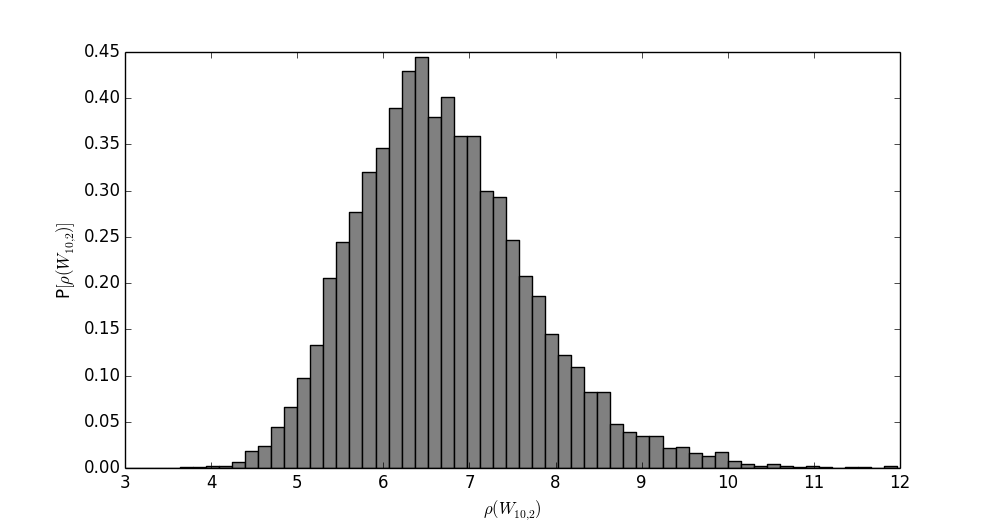

Generate this figure with Python:

import numpy as np
import scipy as sp
import matplotlib.pyplot as plt

data = []
for i in xrange(10000):
    variance = 2
    size = 10
    W = np.random.randn(size, size)*variance
    maxEig = max(list(abs(np.linalg.eigvals(W))))
    data.append(maxEig)

plt.hist(data, bins=np.linspace(0, 15, 100), color=[0.5, 0.5, 0.5], normed=True)
plt.xlabel(r'$\rho(W_{10,2})$')
plt.ylabel(r'P$[ \rho(W_{10,2}) ]$')
fig = plt.gcf()
fig.set_size_inches(10, 5.2)
fig.savefig('spectHist.png', dpi=100)

